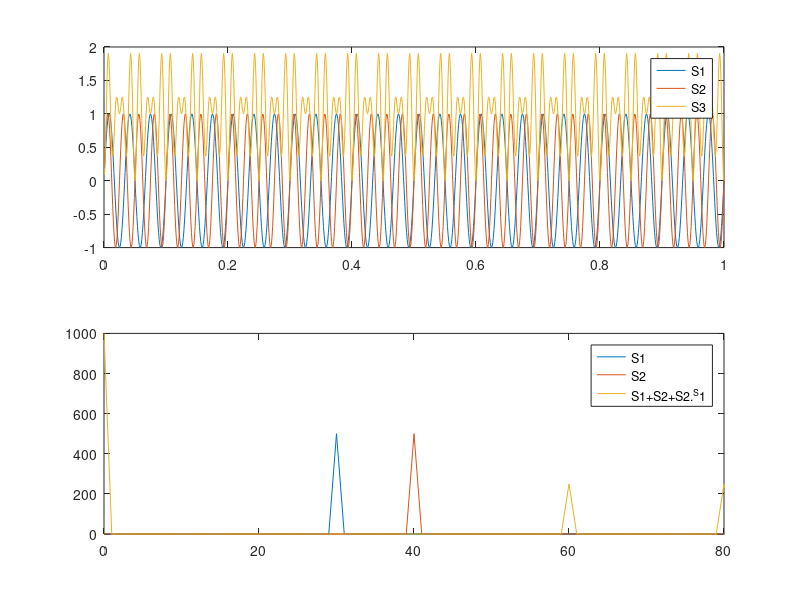

Here is the MATLAB script that generated this plot:
% rd_simIntermodulation.m

dt = .001;
f1 = 30;
f2 = 40;
t = (1:1000)*dt;
f = 0:999;
 
s1 = sin(t*2*pi*f1);
s2 = sin(t*2*pi*f2);
% s3 = s1.*s2;
% s3 = (s1+s2)/2+s1.*s2;
% s3 = (s1+s2)/2+s1.*(2*s2);
% s3 = (s1+s2)/2+s1./s2;
% s3 = (s1+s2)/2+s1.^s2;
% s3 = (s1+s2)/2+s2.^s1;
s3 = s1.^2 + s2.^2;

 
figure; 
subplot(2,1,1)
plot(t,s1, t, s2, t, s3);
legend('S1', 'S2', 'S3')
 
subplot(2,1,2)
plot(f,abs(fft(s1)), f,abs(fft(s2)), f,abs(fft(s3)))
xlim([0 80])
% legend('S1', 'S2', 'S1.*S2')
% legend('S1', 'S2', 'S1+S2+S1.*S2')
% legend('S1', 'S2', 'S1+S2+S1.*(2*S2)')
% legend('S1', 'S2', 'S1+S2+S1./S2')
% legend('S1', 'S2', 'S1+S2+S1.^S2')
legend('S1', 'S2', 'S1+S2+S2.^S1')


% % demo of convolution in the frequency domain
% f = -200:200;
% f1 = zeros(size(f));
% f1(f==30) = 1;
% f1(f==-30) = 1;
% f2 = zeros(size(f));
% f2(f==40) = 1;
% f2(f==-40) = 1;
% fc = conv(f1, f2);
% 
% figure
% hold on
% plot(f, f1, f, f2)
% plot(f(1)*2:f(end)*2, fc,'r')
% xlim([f(1) f(end)])
% legend('f1','f2','conv(f1,f2)')

